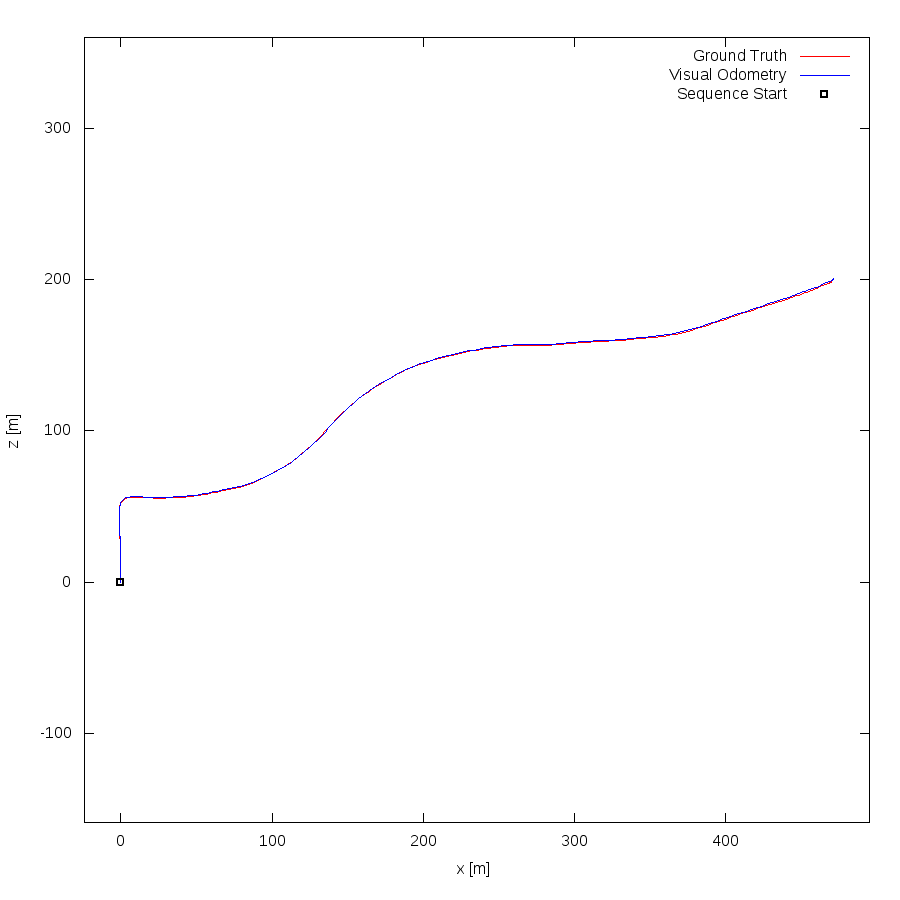

gnuplot code for this plot:
set term postscript eps enhanced color
set output "14.eps"
set size ratio -1
set xrange [-24:495]
set yrange [-159:360]
set xlabel "x [m]"
set ylabel "z [m]"
plot "14.txt" using 1:2 lc rgb "#FF0000" title 'Ground Truth' w lines,"14.txt" using 3:4 lc rgb "#0000FF" title 'Visual Odometry' w lines,"< head -1 14.txt" using 1:2 lc rgb "#000000" pt 4 ps 1 lw 2 title 'Sequence Start' w points
